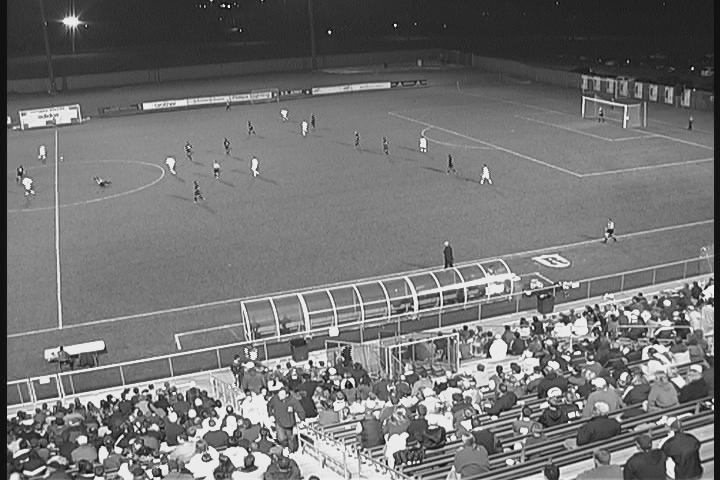
#> input picture images/soccer1.bmp, 720 x 480 px, found by its file name
$ python q3.py
#> lines starting #> are read from the running program, lines starting #| are printed output that depends on the picture; after the words box and inside, x2 and y2 are one past the last pixel; in counts of white or black regions, pixels touching at a corner belong together
### src/filemanagement.py
from pathlib import Path

output_dir = Path("images/output/")
if not output_dir.exists():
    output_dir.mkdir()


def output_path(input_path: Path, suffix: str) -> Path:
    return output_dir.joinpath(input_path.name).with_stem(
        input_path.stem + "_" + suffix
    )

### src/assignment_3/q3.py
from pathlib import Path

import matplotlib.pyplot as plt
import numpy as np
from PIL import Image, ImageOps

import filemanagement as fm

soccer1_path = Path("images/soccer1.bmp")
soccer2_path = Path("images/soccer2.bmp")
soccer1_img = Image.open(soccer1_path)
#> soccer1_img is the input picture: PIL image 720x480 L; min 16, max 235, mean 114.7
soccer2_img = Image.open(soccer2_path)
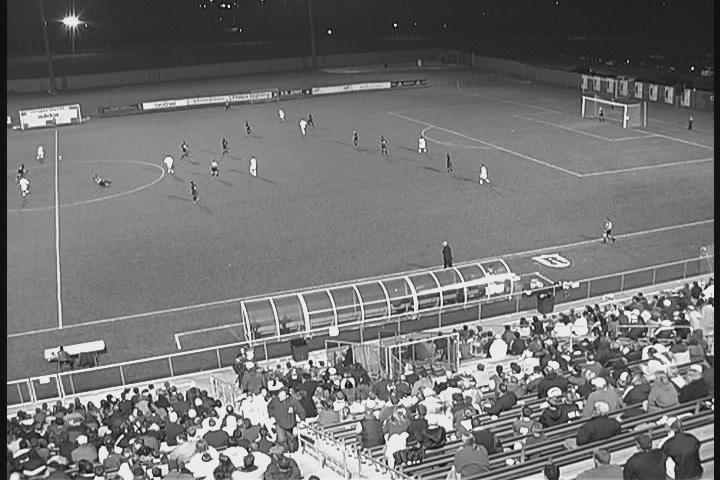
#> input picture images/soccer2.bmp, 720 x 480 px, found by its file name
#> soccer2_img is the input picture: PIL image 720x480 L; min 16, max 235, mean 114.8


def difference_image(img1: Image.Image, img2: Image.Image) -> Image.Image:
    arr1 = np.asarray(img1).astype(np.int16)
    arr2 = np.asarray(img2).astype(np.int16)
    d = np.abs(arr1 - arr2).astype(np.uint8)
    return Image.fromarray(d)


diff_img = difference_image(soccer1_img, soccer2_img)
diff_img_arr = np.array(diff_img)
plt.hist(diff_img_arr.ravel(), bins=256)
plt.savefig(fm.output_dir.joinpath("diff_img_hist.png"))
#> figure, not shown here; tallest bar 78981 high, from x = 0.82 to 1.64
plt.show()

diff_img_stretched = ImageOps.autocontrast(diff_img, cutoff=1)
diff_img_stretched.save(fm.output_dir.joinpath("diff_img_stretched.png"))
diff_img_stretched_arr = np.asarray(diff_img_stretched).ravel()
plt.hist(diff_img_stretched_arr, bins=256)
plt.savefig(fm.output_dir.joinpath("diff_img_stretched_hist.png"))
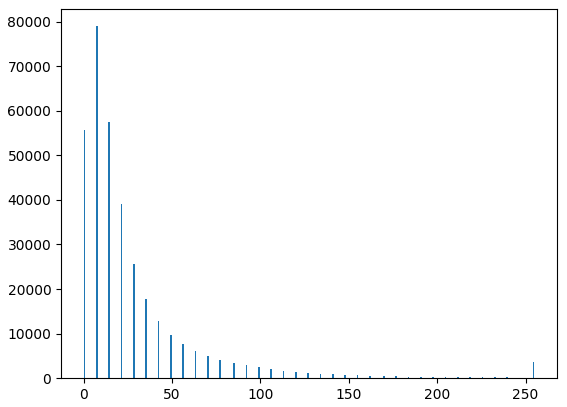
#> figure drawn by matplotlib, 1 panel; tallest bar 78981 high, from x = 6.97 to 7.97
plt.show()
plt.imshow(diff_img_stretched, cmap="gray")
plt.show()

ps = [2.0, 1.0, 0.1, 0.01]
percentiles = np.percentile(diff_img_arr.ravel(), [100.0 - p for p in ps])
#> percentiles = [23, 36, 125, 165.4]

for p, percentile in zip(ps, percentiles):
    binary_diff_img = Image.fromarray(diff_img_arr > percentile)
    binary_diff_img.save(fm.output_dir.joinpath(f"soccer_binary_{p}.png"))
    plt.imshow(binary_diff_img)
    plt.show()
#> this loop made 4 passes
#> (p, percentile) on passes 1 to 4: (2, 23), (1, 36), (0.1, 125), (0.01, 165.4)
#> pass 1, `binary_diff_img = Image.fromarray(diff_img_arr > percentile)`:
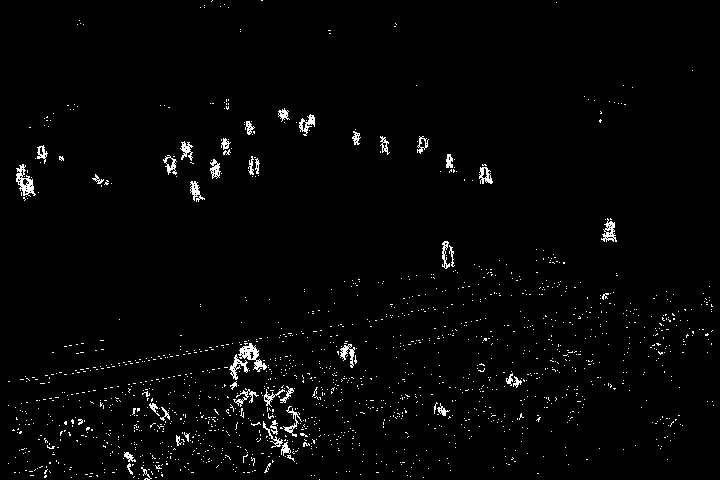
#> binary_diff_img: PIL image 720x480 1; 2% white in thin lines or dots
#> after the loop: binary_diff_img: PIL image 720x480 1; 0.01% white in thin lines or dots, all inside (x1, y1, x2, y2) = (20, 167, 608, 456)

best_percentile = np.percentile(diff_img_arr.ravel(), 99.0)
#> best_percentile = 36
mask_arr = diff_img_arr > best_percentile
#> mask_arr: shape (480, 720) bool; 1% white in thin lines or dots
masked_img = Image.fromarray(np.array(soccer2_img) * mask_arr)
masked_img.save(fm.output_dir.joinpath("soccer2_masked.png"))
plt.imshow(masked_img, cmap="gray")
plt.show()


security1_path = Path("images/1015.jpg")
security2_path = Path("images/1020.jpg")
security3_path = Path("images/1025.jpg")

security1_img = Image.open(security1_path).convert("L")
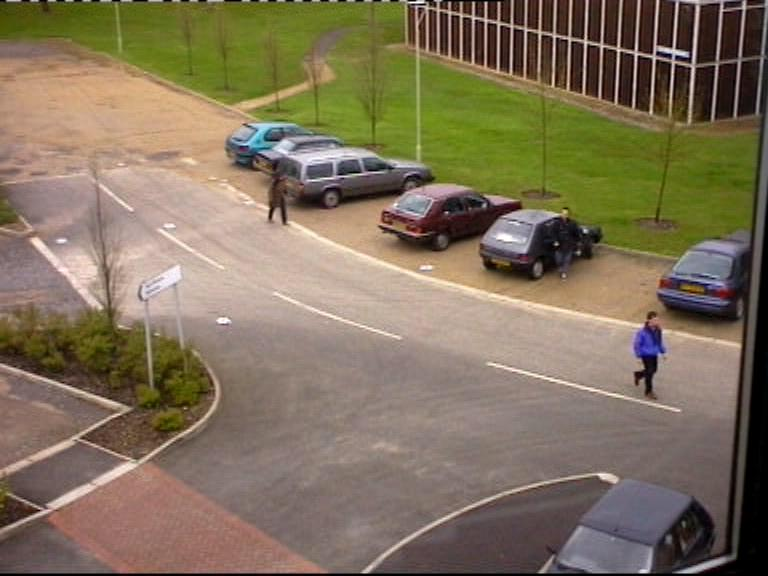
#> input picture images/1015.jpg, 768 x 576 px, found by its file name
security2_img = Image.open(security2_path).convert("L")
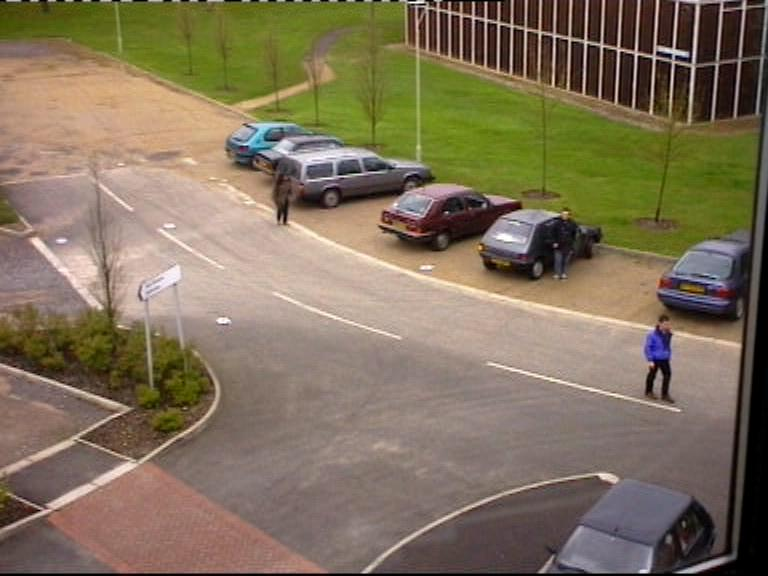
#> input picture images/1020.jpg, 768 x 576 px, found by its file name
security3_img = Image.open(security3_path).convert("L")
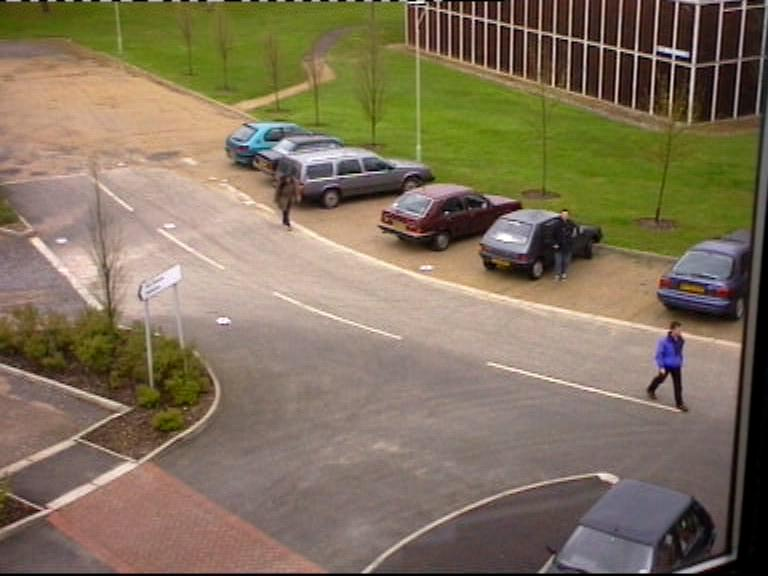
#> input picture images/1025.jpg, 768 x 576 px, found by its file name

security_diff_12 = difference_image(security1_img, security2_img)
security_diff_23 = difference_image(security2_img, security3_img)

security_diff_12_stretched = ImageOps.autocontrast(security_diff_12, cutoff=1)
security_diff_23_stretched = ImageOps.autocontrast(security_diff_23, cutoff=1)
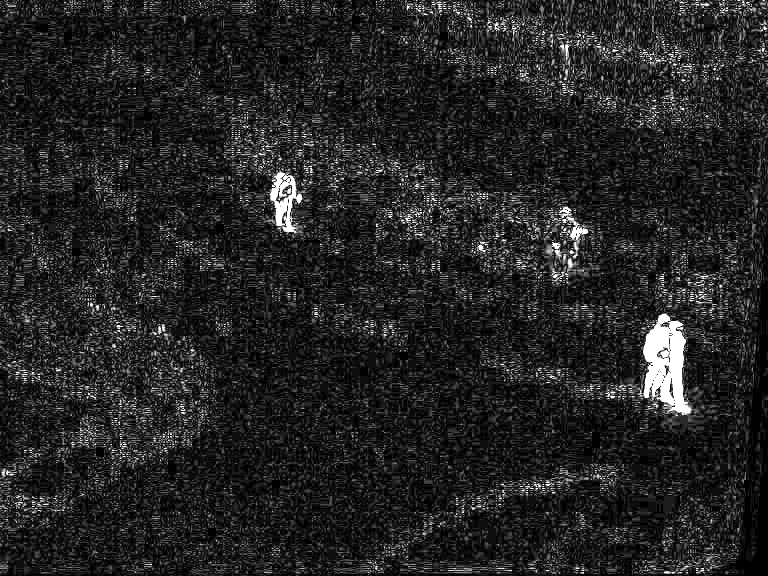
#> security_diff_23_stretched: PIL image 768x576 L; min 0, max 255, mean 36.2

plt.imshow(security_diff_12_stretched, cmap="gray")
plt.show()
plt.imshow(security_diff_23_stretched, cmap="gray")
plt.show()

security_diff_12_arr = np.asarray(security_diff_12)
security_diff_23_arr = np.asarray(security_diff_23)

percentile_12 = np.percentile(security_diff_12_arr, 99.0)
#> percentile_12 = 16
percentile_23 = np.percentile(security_diff_23_arr, 99.0)
#> percentile_23 = 18

masked_img2 = Image.fromarray(
    np.asarray(security2_img) * (security_diff_12_arr > percentile_12)
)

masked_img2.save(fm.output_path(security2_path, "masked"))

masked_img3 = Image.fromarray(
    np.asarray(security3_img) * (security_diff_23_arr > percentile_23)
)
masked_img3.save(fm.output_path(security3_path, "masked"))
